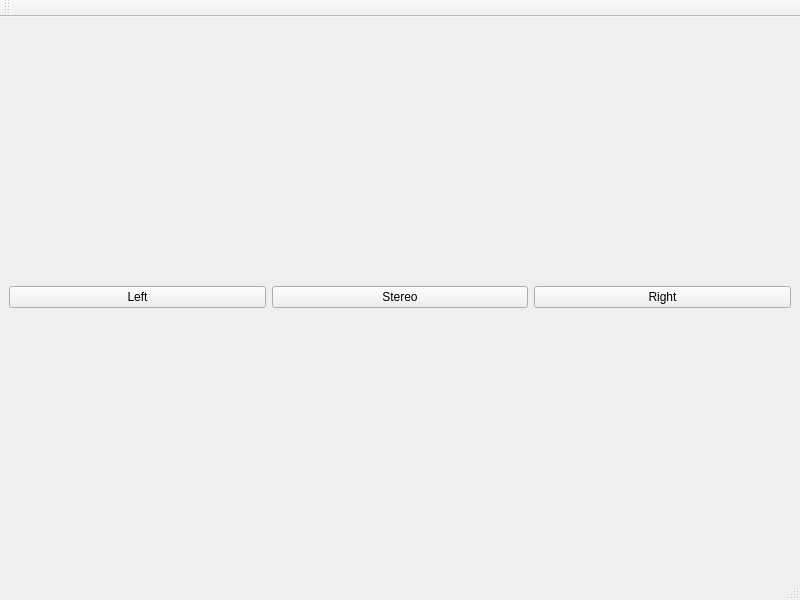
<?xml version="1.0" encoding="UTF-8"?>
<ui version="4.0">
 <class>MainWindow</class>
 <widget class="QMainWindow" name="MainWindow">
  <property name="geometry">
   <rect>
    <x>0</x>
    <y>0</y>
    <width>800</width>
    <height>600</height>
   </rect>
  </property>
  <property name="windowTitle">
   <string>MainWindow</string>
  </property>
  <widget class="QWidget" name="centralwidget">
   <layout class="QHBoxLayout" name="horizontalLayout">
    <item>
     <widget class="QPushButton" name="pbLeft">
      <property name="text">
       <string>Left</string>
      </property>
     </widget>
    </item>
    <item>
     <widget class="QPushButton" name="pbStereo">
      <property name="text">
       <string>Stereo</string>
      </property>
     </widget>
    </item>
    <item>
     <widget class="QPushButton" name="pbRight">
      <property name="text">
       <string>Right</string>
      </property>
     </widget>
    </item>
   </layout>
  </widget>
  <widget class="QMenuBar" name="menubar">
   <property name="geometry">
    <rect>
     <x>0</x>
     <y>0</y>
     <width>800</width>
     <height>21</height>
    </rect>
   </property>
  </widget>
  <widget class="QStatusBar" name="statusbar"/>
  <widget class="QToolBar" name="toolBar">
   <property name="windowTitle">
    <string>toolBar</string>
   </property>
   <attribute name="toolBarArea">
    <enum>TopToolBarArea</enum>
   </attribute>
   <attribute name="toolBarBreak">
    <bool>false</bool>
   </attribute>
  </widget>
 </widget>
 <resources/>
 <connections/>
</ui>
